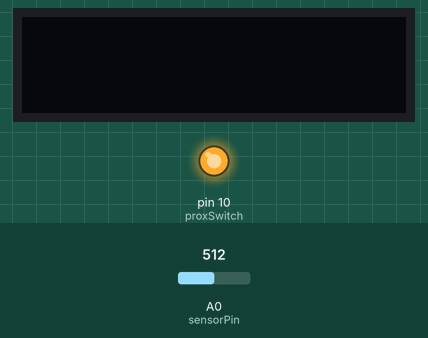
Recording of a sketch running on a simulated Arduino Uno, built with avr-gcc and run on an emulated ATmega328P. Parts: 128×32 one-colour display, output pins drawn as LEDs (lit = HIGH). The test bench sets the inputs (shaded band); at power-on: A0 (sensorPin) = 512.

Above: at 2.2 s.
2.3 s: A0 (sensorPin) set to 412
3.8 s: A0 (sensorPin) set to 389
At 4.5 s:
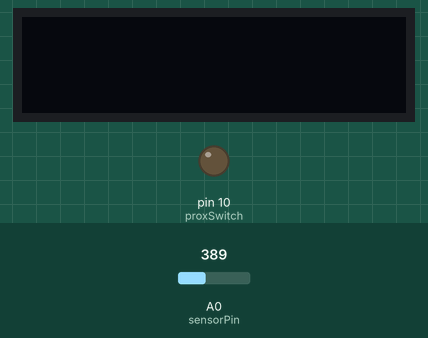
Timing chart, 0 to 9.6 s (numbered marks = the images above; inputs shaded):
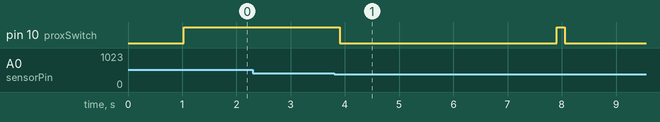

Measured:
- the behaviour switches between 400 and 399 on A0 (sensorPin) (found by bisection; images 0 and 1)
- after the input at 2.3 s, every drawn part: stays the same
- after the input at 3.8 s, pin 10 (proxSwitch): HIGH → LOW after 0.10 s, → HIGH 4.0 s later, → LOW 0.15 s later

The sketch:

MLX_OLED.ino
```cpp
/* This code is for a hands-free temperature checking project
   using an MLX90614,Proximity sensor, and Oled display
*/

//Libraries for Low power functions
#include <LowPower.h>
#include <avr/sleep.h>
#include <avr/wdt.h>
#include <avr/power.h>

//Libraries & Parameters for SSD1306 OLED Display
#include <Adafruit_GFX.h>
#include <Adafruit_SSD1306.h>
#include <Wire.h>
#include <Adafruit_MLX90614.h>

#define SCREEN_WIDTH 128 // OLED display width, in pixels
#define SCREEN_HEIGHT 32 // OLED display height, in pixels
#define OLED_RESET    -1 // Reset pin # (or -1 if sharing Arduino reset pin)

int tempError = 0;
unsigned long wait_time = 4000;

int thresh = 400;      // distance threshhold value
int sensorPin = A0;    // input pin for distance sensor
int proxSwitch = 10;
int distance = 0;
bool presence = 0;
short int minDist = 5;
short int maxDist = 14;


Adafruit_SSD1306 display(SCREEN_WIDTH, SCREEN_HEIGHT, &Wire, OLED_RESET); //Declaring the display name (display)
Adafruit_MLX90614 mlx = Adafruit_MLX90614();

void setup() {
  //  Low power & CPU speed settings
  //  CLKPR = 0x80;
  //  CLKPR = 0x01;

  //ADCSRA = 0;  // disable ADC

  power_spi_disable();    // Disable the Serial Peripheral Interface module.
  //power_timer0_disable(); // Disable the Timer 0 module..
  power_timer1_disable(); // Disable the Timer 1 module.
  power_timer2_disable(); // Disable the Timer 2 module
  //power_twi_disable();    // Disable the Two Wire Interface module.
  power_usart0_disable(); // Disable the USART 0 module.

  //  Display setup
  mlx.begin();
  display.begin(SSD1306_SWITCHCAPVCC, 0x3C); //Start the OLED display
  display.setRotation(2);
  display.clearDisplay();

  display.clearDisplay();
  display.setTextSize(1);
  display.setTextColor(WHITE);
  display.setCursor(0, 4);
  display.println("YSU Robotics: ");
  display.setTextSize(2);
  display.setCursor(50, 0);
  display.println(distance, 1);
  delay(1000);


  //  I/O Setup
  pinMode(sensorPin, INPUT);
  pinMode(proxSwitch, OUTPUT);
  digitalWrite(proxSwitch, LOW);
}


void loop() {
  while(presenceCheck()) {
    if(distance >= maxDist){
        display.clearDisplay();
        display.setTextSize(2);
        display.setCursor(50, 17);
        display.println("Move closer");
    }
    else if (distance < minDist){
        display.clearDisplay();
        display.setTextSize(2);
        display.setCursor(50, 17);
        display.println("Move back");
    }
    else {
        display.clearDisplay();
        display.setTextSize(2);
        display.setCursor(50, 17);
        display.println("Hold position...");
        delay(400);
        TempScan();

    }

  }
    digitalWrite(proxSwitch, LOW);
    LowPower.powerDown(SLEEP_4S, ADC_OFF, BOD_OFF);
    // TIMER2_OFF, TIMER1_OFF, TIMER0_OFF, SPI_OFF, USART0_OFF, TWI_OFF
  }

// This function runs the ADC and distance sensor
bool presenceCheck(void) {

  digitalWrite(proxSwitch, HIGH);
  delay(150);
  distance = analogRead(sensorPin);
  if (distance >= thresh) {
    return true;
  }
  else {
    return false;
  }
  digitalWrite(proxSwitch, LOW);
}


void TempScan(void) {
  unsigned int current_counter = millis();
  display.ssd1306_command(SSD1306_DISPLAYON);
  while (presenceCheck() && (current_counter - millis() > wait_time)) {
    display.clearDisplay();
    display.setTextSize(1);
    display.setTextColor(WHITE);
    display.setCursor(0, 4);
    display.println("Analog");
    display.setTextSize(2);
    display.setCursor(50, 0);
    display.println(distance, 1);

    display.setCursor(110, 0);
    display.println("U");

    display.setTextSize(1);
    display.setTextColor(WHITE);
    display.setCursor(0, 20);
    display.println("Target");

    display.setTextSize(2);
    display.setCursor(50, 17);
    display.println(mlx.readObjectTempF() + tempError, 1);

    display.setCursor(110, 17);
    display.println("F");
    display.display();

  }
  delay(2000);
  display.ssd1306_command(SSD1306_DISPLAYOFF);

}
```
